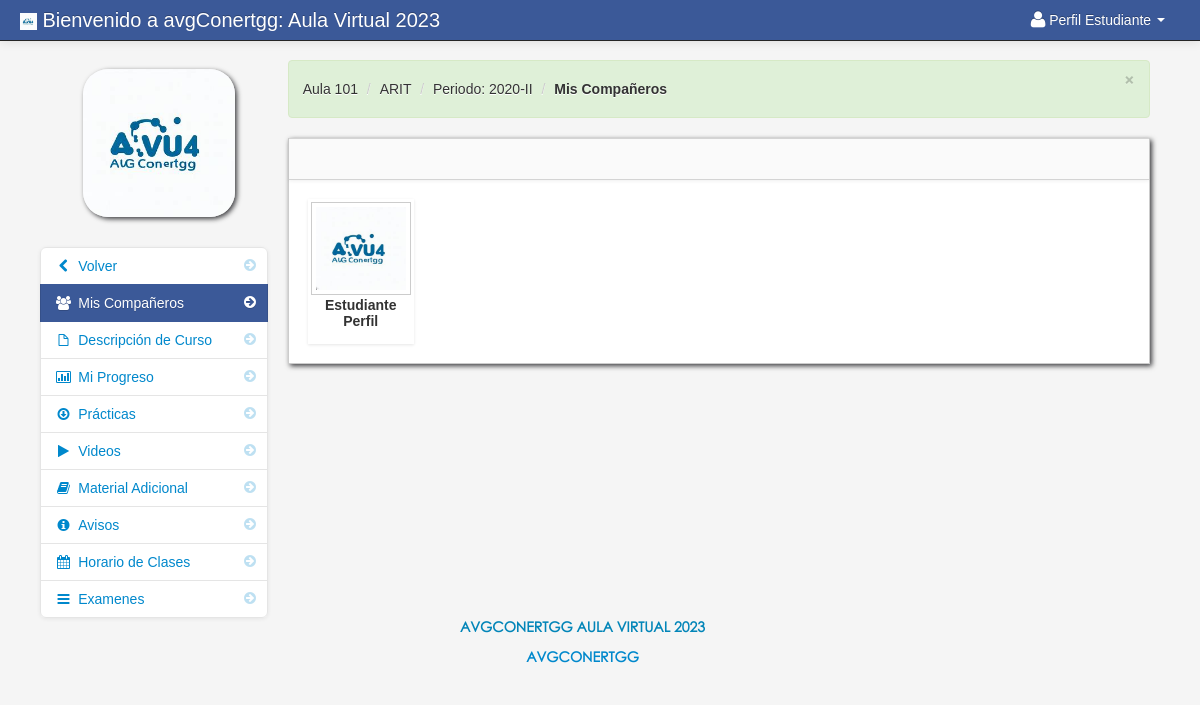
/student/my_classmates.php?id=1 (signed in), run on the app's committed database.
### tables this page shows
CREATE TABLE `student` (
  `student_id` int(11) NOT NULL,
  `dni` varchar(15) NOT NULL,
  `firstname` varchar(100) NOT NULL,
  `lastname` varchar(100) NOT NULL,
  `celular` varchar(20) NOT NULL,
  `class_id` int(11) NOT NULL,
  `username` varchar(100) NOT NULL,
  `password` varchar(100) NOT NULL,
  `location` varchar(100) NOT NULL,
  `carrera` int(10) NOT NULL,
  `cod_ciclo` int(10) NOT NULL,
  `status` varchar(100) NOT NULL
);

CREATE TABLE `teacher_class_student` (
  `teacher_class_student_id` int(11) NOT NULL,
  `teacher_class_id` int(11) NOT NULL,
  `student_id` int(11) NOT NULL,
  `teacher_id` int(11) NOT NULL
);

CREATE TABLE `class` (
  `class_id` int(11) NOT NULL,
  `class_name` varchar(100) NOT NULL
);

CREATE TABLE `subject` (
  `subject_id` int(11) NOT NULL,
  `subject_code` varchar(100) NOT NULL,
  `subject_title` varchar(100) NOT NULL,
  `category` varchar(100) NOT NULL,
  `description` longtext NOT NULL,
  `unit` int(11) NOT NULL,
  `Pre_req` varchar(100) NOT NULL,
  `semester` varchar(100) NOT NULL
);

CREATE TABLE `school_year` (
  `school_year_id` int(11) NOT NULL,
  `school_year` varchar(100) NOT NULL,
  `status` varchar(15) NOT NULL
);

### session.php (called while the page is built, shortened)
<?php
$session_id=$_SESSION['id'];
?>

### student/my_classmates.php (the view, shortened to what this page needs)
<?php include('header_dashboard.php'); ?>
<?php include('../session.php'); ?>
<?php $get_id = $_GET['id']; ?>
    <body>
		<?php include('navbar_student.php'); ?>
        <div class="container-fluid">
            <div class="row-fluid">
				<?php include('my_classmates_link.php'); ?>
                <div class="span9" id="content">
                     <div class="row-fluid">
					<?php $query = mysqli_query($con,"SELECT * from teacher_class_student
					LEFT JOIN teacher_class ON teacher_class.teacher_class_id = teacher_class_student.teacher_class_id
					JOIN class ON class.class_id = teacher_class.class_id
					JOIN subject ON subject.subject_id = teacher_class.subject_id
					LEFT JOIN school_year ON school_year.school_year_id = teacher_class.school_year
					where student_id = '$session_id'
					")or die(mysqli_error($con));
					$row = mysqli_fetch_array($query);
					?>
					     <div class="alert alert-success alert-dismissable"><button type="button" class="close" data-dismiss="alert" aria-hidden="true">&times;</button><ul class="breadcrumb">
							<li><a href="#"><?php echo $row['class_name']; ?></a> <span class="divider">/</span></li>
							<li><a href="#"><?php echo $row['subject_code']; ?></a> <span class="divider">/</span></li>
							<li><a href="#">Periodo: <?php echo $row['school_year']; ?></a> <span class="divider">/</span></li>
							<li><a href="#"><b>Mis Compañeros</b></a></li>
						</ul>
						 </div>
                        <div id="block_bg" class="block">
                            <div class="navbar navbar-inner block-header">
                            </div>
                            <div class="block-content collapse in">
                                <div class="span12">
									<ul	 id="da-thumbs" class="da-thumbs">
										    <?php
														$my_student = mysqli_query($con,"SELECT * FROM teacher_class_student
														LEFT JOIN student ON student.student_id = teacher_class_student.student_id
														INNER JOIN class ON class.class_id = student.class_id where teacher_class_id = '$get_id' order by lastname ")or die(mysqli_error($con));
														while($row = mysqli_fetch_array($my_student)){
														$id = $row['teacher_class_student_id'];
														?>
											<li id="del<?php echo $id; ?>">
												<a  class="classmate_cursor" href="#">
														<img id="student_avatar_class" src ="../admin/<?php echo $row['location'] ?>" width="124" height="140" class="img-polaroid">
												</a>
												<p class="class"><?php echo $row['lastname'];?></p>
												<p class="subject"><?php echo $row['firstname']; ?></p>
											</li>
									<?php } ?>
									</ul>
                                </div>
                            </div>
                        </div>
                    </div>
                </div>
            </div>
		<?php include('footer.php'); ?>
        </div>
		<?php include('script.php'); ?>
    </body>
</html>

### student/navbar_student.php (shortened to what this page needs)
<div class="navbar navbar-fixed-top navbar-inverse">
        <div class="navbar-inner">
            <div class="container-fluid">
                <a class="brand" href="#"><img src="../admin/images/logo.jpeg" width="2.5%" > Bienvenido a avgConertgg: Aula Virtual 2023</a>
					<div class="nav-collapse collapse">
						<ul class="nav pull-right">
							<?php $query= mysqli_query($con,"select * from student where student_id = '$session_id'")or die(mysqli_error($con));
									$row = mysqli_fetch_array($query);
							?>
							<li class="dropdown">
								<a href="#" role="button" class="dropdown-toggle" data-toggle="dropdown"> <i class="icon-user icon-large"></i><?php echo $row['firstname']." ".$row['lastname'];  ?> <i class="caret"></i></a>
							</li>
						</ul>
					</div>
            </div>
        </div>
</div>

### student/my_classmates_link.php (shortened to what this page needs)
<div class="span3" id="sidebar"><center>
	<img id="avatar" class="img-circle" src="../admin/<?php echo $row['location']; ?>">
		<ul class="nav nav-list bs-docs-sidenav nav-collapse collapse">
				<li class=""><a href="dashboard_student.php"><i class="icon-chevron-right"></i><i class="icon-chevron-left"></i>&nbsp;Volver</a></li>
				<li class="active"><a href="my_classmates.php<?php echo '?id='.$get_id; ?>"><i class="icon-chevron-right"></i><i class="icon-group"></i>&nbsp;Mis Compañeros</a></li>
				<li class=""><a href="subject_overview_student.php<?php echo '?id='.$get_id; ?>"><i class="icon-chevron-right"></i><i class="icon-file"></i>&nbsp;Descripción de Curso</a></li>
				<li class=""><a href="progress.php<?php echo '?id='.$get_id; ?>"><i class="icon-chevron-right"></i><i class="icon-bar-chart"></i>&nbsp;Mi Progreso</a></li>
				<li class=""><a href="assignment_student.php<?php echo '?id='.$get_id; ?>"><i class="icon-chevron-right"></i><i class="icon-download"></i>&nbsp;Prácticas</a></li>
				<li class=""><a href="video_student.php<?php echo '?id='.$get_id; ?>"><i class="icon-chevron-right"></i><i class="icon-play"></i>&nbsp;Videos</a></li>
				<li class=""><a href="downloadable_student.php<?php echo '?id='.$get_id; ?>"><i class="icon-chevron-right"></i><i class="icon-book"></i>&nbsp;Material Adicional</a></li>
				<li class=""><a href="announcements_student.php<?php echo '?id='.$get_id; ?>"><i class="icon-chevron-right"></i><i class="icon-info-sign"></i>&nbsp;Avisos</a></li>
				<li class=""><a href="class_calendar_student.php<?php echo '?id='.$get_id; ?>"><i class="icon-chevron-right"></i><i class="icon-calendar"></i>&nbsp;Horario de Clases</a></li>
				<li class=""><a href="student_quiz_list.php<?php echo '?id='.$get_id; ?>"><i class="icon-chevron-right"></i><i class="icon-reorder"></i>&nbsp;Examenes</a></li>
		</ul>
</center>
</div>

### admin/assets/styles.css (style rules this page uses)
body { padding-top: 60px; padding-bottom: 40px; background-color: #f5f5f5; }
#content { margin-left:0px; }
.breadcrumb { margin: 0 0 0px; padding: 10px 0px; background-color: transparent; }
.block { background: url("../images/pixel-60fff.png") repeat scroll 0 0 rgba(0, 0, 0, 0) !important; border: 1px solid #ccc; background: white; margin: 1em 0em; border-top: none; -webkit-box-shadow: 2px 2px 5px rgba(0, 0, 6, 0.75); -moz-box-shadow: 2px 2px 5px rgba(0, 0, 6, 0.75); box-shadow: 2px 2px 5px rgba(0, 0, 6, 0.75); }
.block-content { margin: 1em; min-height: .25em; }
.block-header { margin-bottom: 0px; border-right: none; border-left: none; -webkit-border-radius: 0px; -moz-border-radius: 0px; border-radius: 0px; }
.bs-docs-sidenav { max-width: 228px; margin: 30px 0 0; padding: 0; background-color: #fff; -webkit-border-radius: 6px; -moz-border-radius: 6px; border-radius: 6px; -webkit-box-shadow: 0 1px 4px rgba(0,0,0,.065); -moz-box-shadow: 0 1px 4px rgba(0,0,0,.065); box-shadow: 0 1px 4px rgba(0,0,0,.065); }
.bs-docs-sidenav > li > a { display: block; width: 190px \9; margin: 0 0 -1px; padding: 8px 14px; border: 1px solid #e5e5e5; }
.bs-docs-sidenav > li:first-child > a { -webkit-border-radius: 6px 6px 0 0; -moz-border-radius: 6px 6px 0 0; border-radius: 6px 6px 0 0; }
.bs-docs-sidenav > li:last-child > a { -webkit-border-radius: 0 0 6px 6px; -moz-border-radius: 0 0 6px 6px; border-radius: 0 0 6px 6px; }
.bs-docs-sidenav > .active > a { position: relative; z-index: 2; padding: 9px 15px; border: 0; text-shadow: 0 1px 0 rgba(0,0,0,.15); -webkit-box-shadow: inset 1px 0 0 rgba(0,0,0,.1), inset -1px 0 0 rgba(0,0,0,.1); -moz-box-shadow: inset 1px 0 0 rgba(0,0,0,.1), inset -1px 0 0 rgba(0,0,0,.1); box-shadow: inset 1px 0 0 rgba(0,0,0,.1), inset -1px 0 0 rgba(0,0,0,.1); }
.bs-docs-sidenav .icon-chevron-right { float: right; margin-top: 2px; margin-right: -6px; opacity: .25; }
.bs-docs-sidenav .active .icon-chevron-right, .bs-docs-sidenav .active a:hover .icon-chevron-right { opacity: 1; }

### admin/assets/style.css (style rules this page uses)
.da-thumbs { float: left; list-style: none outside none; margin: 0; padding: 0; position: relative; }
.da-thumbs li { float: left; margin: 5px; padding: 3px; position: relative; box-shadow: 0 1px 3px rgba(0,0,0,0.1); }
.da-thumbs li a, .da-thumbs li a img { display: block; position: relative; }
.da-thumbs li a { overflow: hidden; }
.class { font-family: helvetica !important; font-weight: bold; text-align: center; }
.subject { font-family: helvetica !important; font-weight: bold; text-align: center; margin-top: -14px; }

### data on the page
student: firstname "Perfil", lastname "Estudiante", location (picture)
teacher_class_student: class.class_name "Aula 101", subject.subject_code "ARIT", school_year.school_year "2020-II", student.location (picture), student.lastname "Estudiante", student.firstname "Perfil"
